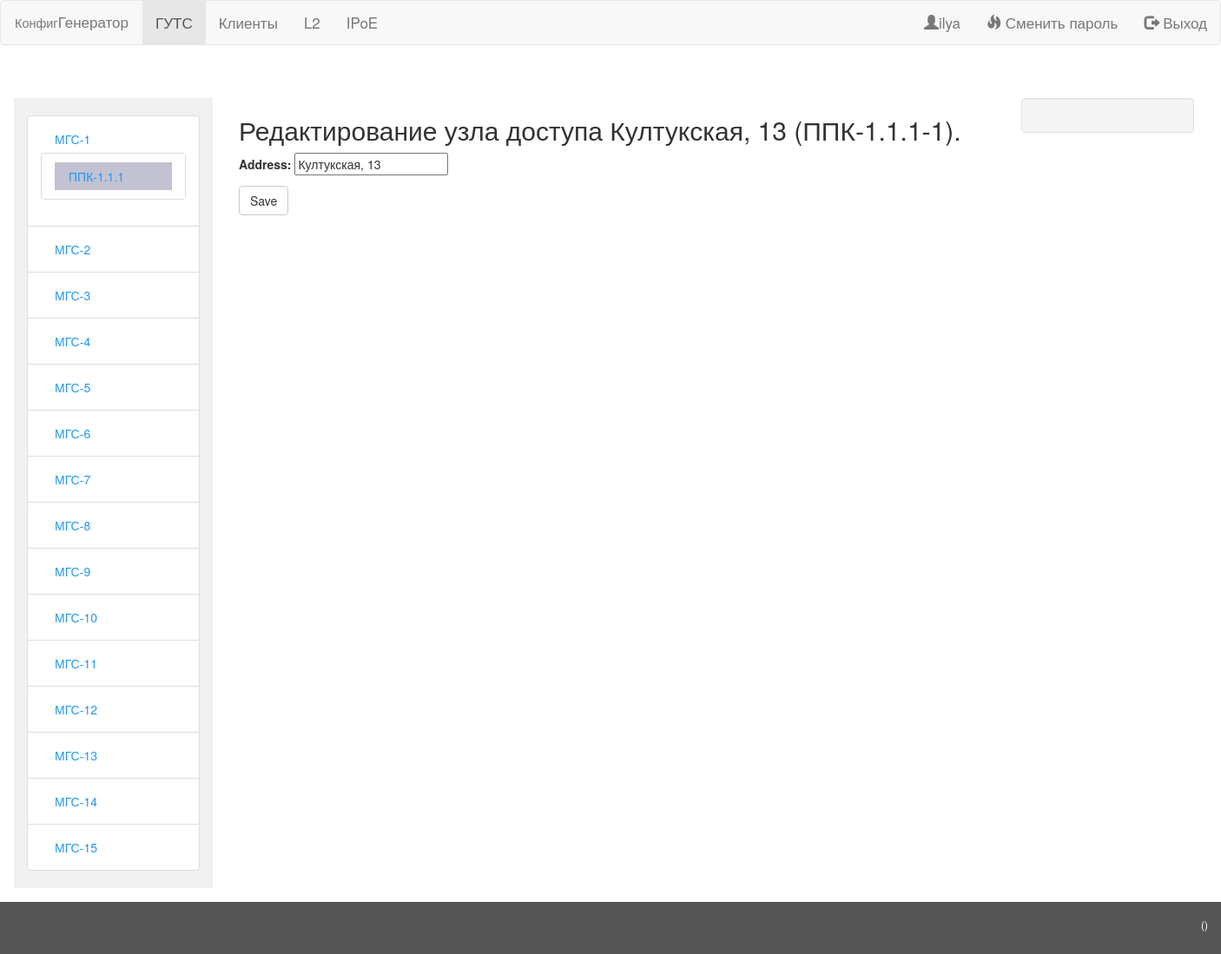
Screenshot of /network/access_node/15/edit/ (signed in) with the database file from the repository.
### network/models.py (models this page shows, shortened)
class MGS(models.Model):
    class Meta:
        verbose_name = "МГС"
        verbose_name_plural = "МГС"
    mgs_num = models.IntegerField(default=0, unique=True)
    address = models.CharField(max_length = 100)
    lag = models.ForeignKey(LAG, on_delete = models.SET_NULL, blank=True, null=True)
    campus_counter = models.IntegerField(default = 0, verbose_name="Количество кампусов в МГС", help_text = "Значение обновляется автоматически при вызове метода update_counts()",         editable=False)
    node_counter = models.IntegerField(default = 0, verbose_name="Количество узлов в МГС", help_text = "Значение обновляется автоматически при вызове метода update_counts()",              editable=False)
    switche_counter = models.IntegerField(default = 0, verbose_name="Количество коммутаторов в МГС", help_text = "Значение обновляется автоматически при вызове метода update_counts()",    editable=False)
    last_update = models.DateTimeField(default=timezone.now, verbose_name='Время последнего обновления данных по МГС',                                                                                            editable=False)
    def __str__(self):
        return "МГС-%s" % self.mgs_num
    def update_counts(self):
        campuss_count = 0
        node_count = 0
        sw_count = 0
        for ms in self.ms_set.all():
            campuss_count += ms.campus_set.count()
            for campus in ms.campus_set.all():
                for thread in campus.thread_set.all():
                    node_count += thread.access_node_set.count()
                    for node in thread.access_node_set.all():
                        sw_count += node.access_switch_set.count()
        self.campus_counter = campuss_count
        self.node_counter = node_count
        self.switche_counter = sw_count
        self.last_update = timezone.now
        self.save()

class CAMPUS(models.Model):
    class Meta:
        verbose_name = "Кампус"
        verbose_name_plural = "Кампусы"
        ordering = ('ms', 'num_in_ms')
        unique_together = ('ms', 'num_in_ms',)
    prefix_choices = (
        ('ppk', 'ППК'),
        ('mku', 'МКУ'),
    )
    prefix = models.CharField(max_length = 20,
        default = 'ppk',
        choices = prefix_choices,
        verbose_name='Префикс')
    ms = models.ForeignKey(MS, on_delete=models.CASCADE, verbose_name='МС')
    num_in_ms = models.IntegerField(default = 1)
    node_counter = models.IntegerField(default = 0, verbose_name="Количество узлов в кампусе", help_text = "Значение обновляется автоматически при вызове метода update_counts()",              editable=False)
    switche_counter = models.IntegerField(default = 0, verbose_name="Количество коммутаторов в кампусе", help_text = "Значение обновляется автоматически при вызове метода update_counts()",    editable=False)
    last_update = models.DateTimeField(default=timezone.now, verbose_name='Время последнего обновления данных по МГС',                                                                          )#editable=False)
    def __str__(self):
        return "%s-%s.%s.%s" % (self.get_prefix_display(), self.ms.mgs.mgs_num, self.ms.num_in_mgs, self.num_in_ms)
    def update_counts(self):
        print('update %s' % self)
        node_count = 0
        sw_count = 0
        for thread in self.thread_set.all():
            node_count += thread.access_node_set.count()
            for node in thread.access_node_set.all():
                sw_count += node.access_switch_set.count()
        self.node_counter = node_count
        self.switche_counter = sw_count
        print('>', self.last_update)
        self.last_update = timezone.now()
        print('>>', self.last_update)
        self.save()

class MS(models.Model):
    class Meta:
        verbose_name = "Магистраль"
        verbose_name_plural = "Магистрали"
        unique_together = ('mgs', 'num_in_mgs',)
    mgs = models.ForeignKey(MGS, on_delete = models.CASCADE, verbose_name="МГС")
    num_in_mgs = models.IntegerField(default = 1, verbose_name="Номер магистрали в МГС")

class ACCESS_NODE(models.Model):
    class Meta:
        verbose_name = "Узел доступа"
        verbose_name_plural = "Узлы доступа"
        unique_together = ('address', 'thread',)
    address = models.CharField(max_length = 100)
    thread = models.ForeignKey(THREAD, on_delete = models.CASCADE)
    def __str__(self):
        return "%s (%s)" % (self.address, self.thread)

class THREAD(models.Model):
    class Meta:
        verbose_name = "Нитка"
        verbose_name_plural = "Нитки"
        unique_together = ('campus', 'num_in_campus',)
        ordering = ['campus', 'num_in_campus']
    campus = models.ForeignKey(CAMPUS, on_delete = models.CASCADE)
    num_in_campus = models.IntegerField(default = 1)
    outvlan = models.IntegerField(default=1, verbose_name='Внешний vlan', validators=[validator_vid, ])
    mapvlan = models.IntegerField(default=1, verbose_name='Map-vlan', validators=[validator_vid, ])
    def __str__(self):
        return "%s-%s" % (self.campus, self.num_in_campus)

### network/views.py (the view)
# urls.py: url(r'^access_node/(?P<pk>[0-9]+)/edit/$',                                              views.AccessNodeUpdate.as_view(),       name='access_node_edit'),
class AccessNodeUpdate(LoginRequiredMixin, UpdateView):
    model = ACCESS_NODE
    fields = ('address',)
    def get_context_data(self, **kwargs):
        context = super().get_context_data(**kwargs)
        context['mgs_list'] = MGS.objects.all()
        node_id = self.kwargs['pk']
        access_node = ACCESS_NODE.objects.get(id=node_id)
        return context

### network/templates/network/access_node_form.html (shortened to what this page needs)
{% extends "__base.html" %}
{% block content %}
            {% if user.is_authenticated %}
                <div class = "container ">
                    {% if thread %}
                        <h2> Создание оздание узла доступа, для нитки {{ thread }}.</h2>
                    {% else %}
                        <h2> Редактирование узла доступа {{ access_node }}.</h2>
                    {% endif %}
                    <form method="POST" class="post-form">
                        {{ form.as_p }}
                        <button type="submit" class="save btn btn-default">Save</button>
                    </form>
                </div>
            {% endif %}
{% endblock %}
{% block right_col %}
                <div class="well">
                </div>
{% endblock %}

### templates/__navigation.html (shortened to what this page needs)
<nav class="navbar navbar-default ">
	<div class="container-fluid">
		<div class="navbar-header">
			<a class="navbar-brand" href="/"><small>Конфиг</small>Генератор</a>
		</div>
		<ul class="nav navbar-nav">
			<li {% if '/network' in request.path %}class="active"{% endif %}><a href="/network/">ГУТС</a></li>
			<li {% if '/clients' in request.path %}class="active"{% endif %}><a href="/clients/">Клиенты</a></li>
			<li {% if '/l2' in request.path %}class="active"{% endif %}><a href="/l2/">L2</a></li>
			<li {% if '/ipoe' in request.path %}class="active"{% endif %}><a href="/ipoe/">IPoE</a></li>
		</ul>
		<ul class="nav navbar-nav navbar-right">
				{% if user.is_authenticated %}
					<li>
						<a href=#>
							<span class="glyphicon glyphicon-user"></span>{{ user.get_username }}
						</a>
					</li>
					<li>
						<a href="{% url 'password_reset'%}?next={{request.path}}">
							<span class="glyphicon glyphicon-fire"></span> Сменить пароль
						</a>
					<li>
						<a href="{% url 'logout'%}?next={{request.path}}">
							<span class="glyphicon glyphicon-log-out"></span> Выход
						</a>
					</li>
				{% endif %}
		</ul>
	</div>
</nav>

### templates/__left_menu.html (shortened to what this page needs)
{% if access_switch %}
    {% if mgs_list %}
        <ul class="nav-list list-group">
            {% for mgs_exmpl in mgs_list %}
                <li class="list-group-item">
                    <a href="{% url 'mgs' mgs_exmpl.id %}">{{ mgs_exmpl }}</a>
                    {% if mgs_exmpl == access_switch.access_node.thread.campus.ms.mgs %}
                        <ul class="nav-list list-group">
                        {% for ms in mgs_exmpl.ms_set.all %}
                            {% for campus_exmpl in ms.campus_set.all %}
                                <li class=" list-group-item">
                                    <a {% if campus_exmpl ==  access_switch.access_node.thread.campus %} class="active" {% endif %} href="{% url 'campus' campus_exmpl.id %}">{{ campus_exmpl }}</a>
                                </li>
                            {% endfor %}
                        {% endfor %}
                        </ul>
                    {% endif %}
                </li>
            {% endfor %}
        </ul>
    {% endif %}
{% elif access_node %}
    {% if mgs_list %}
        <ul class="nav-list list-group">
        {% for mgs in mgs_list %}
            <li class="list-group-item">
                <a href="{% url 'mgs' mgs.id %}">{{ mgs }}</a>
                {% if mgs == access_node.thread.campus.ms.mgs %}
                    <ul class="nav-list list-group">
                    {% for ms in mgs.ms_set.all %}
                        {% for campus in ms.campus_set.all %}
                            <li class="list-group-item">
                                <a {% if campus ==  access_node.thread.campus %} class="active" {% endif %}href="{% url 'campus' campus.id %}">{{ campus }}</a>
                            </li>
                        {% endfor %}
                    {% endfor %}
                    </ul>
                {% endif %}
            </li>
        {% endfor %}
        </ul>
    {% endif %}
{% endif %}

### static/guts/css/guts.css (style rules this page uses)
body { margin:0; }
.navbar { overflow: hidden; position: fixed; top: 0; width: 100%; border-radius: 0; }
.navbar a { float: left; display: block; color: #f2f2f2; text-align: center; padding: 14px 16px; text-decoration: none; font-size: 17px; }
.list-group-item { position: inherit; }
.sidenav a { padding: 6px 8px 6px 16px; text-decoration: none; font-size: 14px; color: #2196F3; display: block; }
.glyphicon { position: inherit; }
.sidenav .active { background-color: #c2c2d2; }

### rows the page displays
MGS: mgs_num "МГС-1"
CAMPUS: prefix+ms+num_in_ms "ППК-1.1.1"
MGS: mgs_num "МГС-2"
MGS: mgs_num "МГС-3"
MGS: mgs_num "МГС-4"
MGS: mgs_num "МГС-5"
MGS: mgs_num "МГС-6"
MGS: mgs_num "МГС-7"
MGS: mgs_num "МГС-8"
MGS: mgs_num "МГС-9"
MGS: mgs_num "МГС-10"
MGS: mgs_num "МГС-11"
MGS: mgs_num "МГС-12"
MGS: mgs_num "МГС-13"
MGS: mgs_num "МГС-14"
MGS: mgs_num "МГС-15"
ACCESS_NODE: address+thread "Култукская, 13 (ППК-1.1.1-1)", address "Култукская, 13"

### other values shown
{{ user.get_username }} "ilya"
